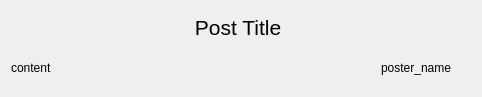
<?xml version="1.0" encoding="UTF-8"?>
<ui version="4.0">
 <class>bbsitem</class>
 <widget class="QWidget" name="bbsitem">
  <property name="geometry">
   <rect>
    <x>0</x>
    <y>0</y>
    <width>482</width>
    <height>97</height>
   </rect>
  </property>
  <property name="windowTitle">
   <string>Form</string>
  </property>
  <layout class="QVBoxLayout" name="verticalLayout_2">
   <item>
    <layout class="QVBoxLayout" name="verticalLayout">
     <item>
      <widget class="QPushButton" name="post_title">
       <property name="font">
        <font>
         <pointsize>16</pointsize>
        </font>
       </property>
       <property name="cursor">
        <cursorShape>PointingHandCursor</cursorShape>
       </property>
       <property name="text">
        <string>Post Title </string>
       </property>
       <property name="flat">
        <bool>true</bool>
       </property>
      </widget>
     </item>
     <item>
      <layout class="QHBoxLayout" name="horizontalLayout">
       <item>
        <widget class="QLabel" name="content_label">
         <property name="text">
          <string>content</string>
         </property>
         <property name="margin">
          <number>0</number>
         </property>
         <property name="indent">
          <number>0</number>
         </property>
        </widget>
       </item>
       <item>
        <widget class="QLabel" name="poster_name">
         <property name="maximumSize">
          <size>
           <width>90</width>
           <height>16777215</height>
          </size>
         </property>
         <property name="text">
          <string>poster_name</string>
         </property>
        </widget>
       </item>
      </layout>
     </item>
    </layout>
   </item>
  </layout>
 </widget>
 <resources/>
 <connections/>
</ui>
